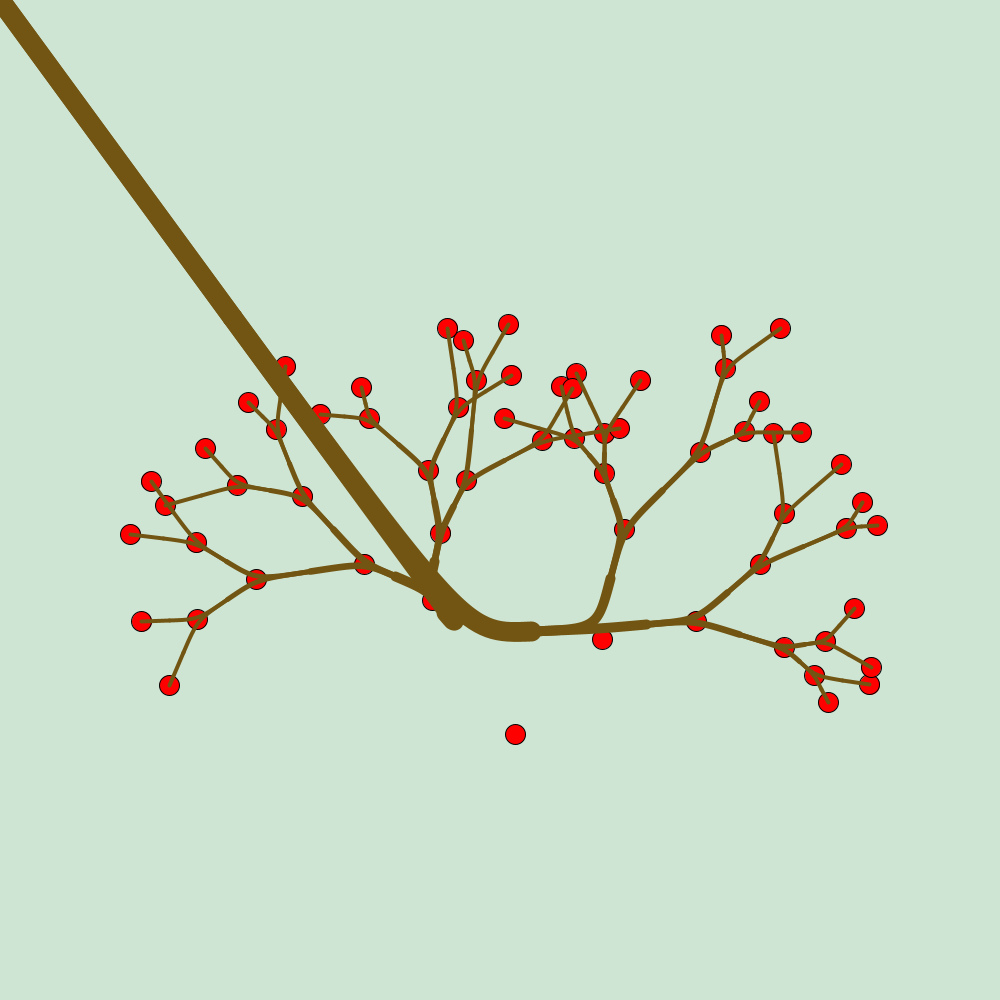
Frame 1 (no input)
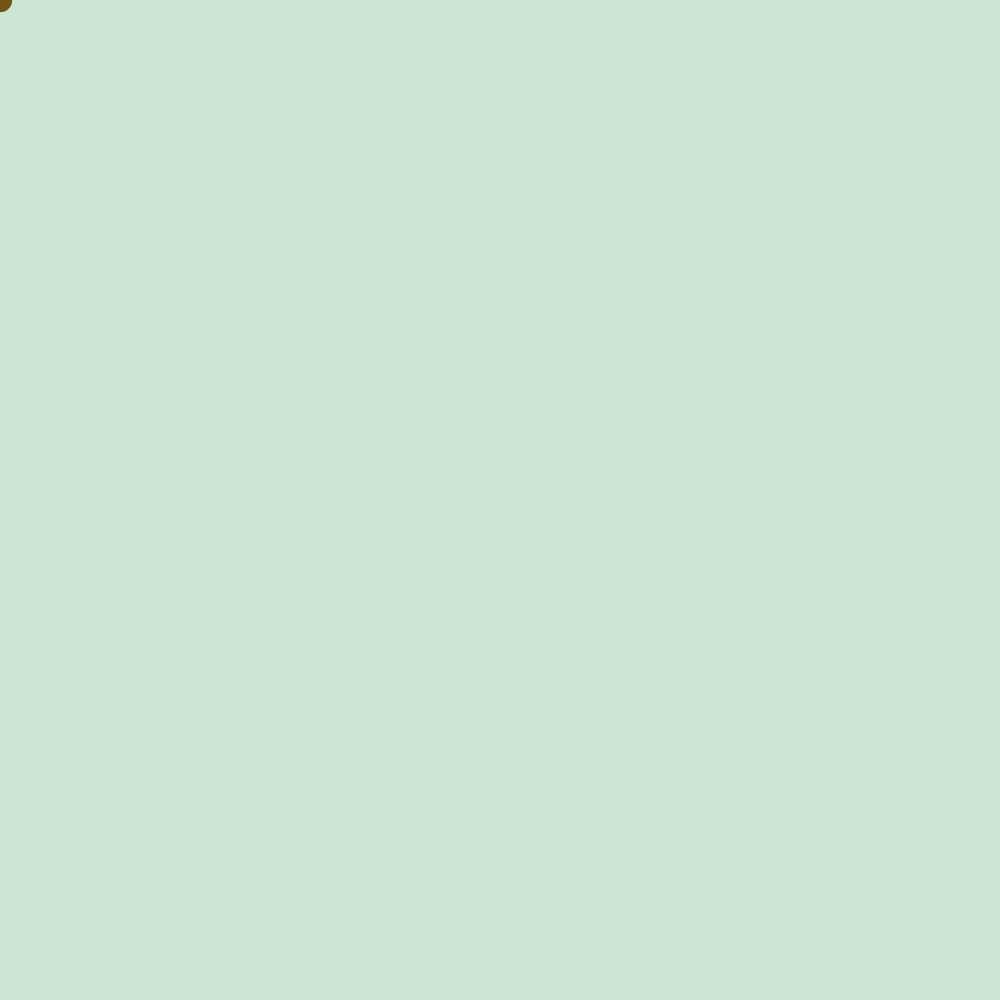
Frame 60 (the mouse pressed at the canvas centre just before this capture)
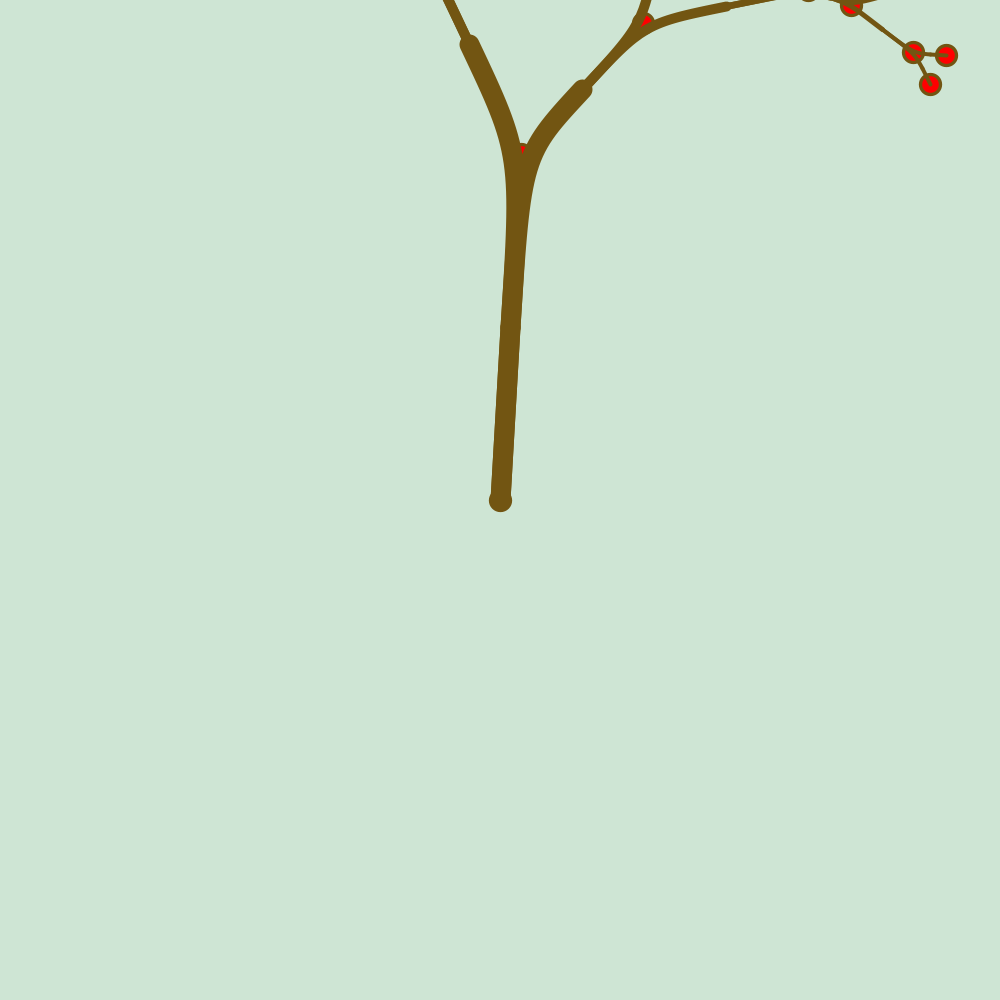
Frame 120 (the mouse held since frame 60 and released just before this capture)

The Processing sketch that drew these frames (run headless with seeded random() and noise(); from frame 60 on, the mouse is pressed at the canvas centre):

// Processing sketch: Flexible_Tree
// ── Flexible_Tree.pde
float baseLen = 350;
float branchAngle = 0.5;
float lenRand = 0.5;
float angleRand = 0.2;
float vPow = 0.1;
float vDump = 0.5;
int maxGen = 6;
float baseSWeight = 20;
ArrayList<Node> nodes = new ArrayList<Node>();
ArrayList<Spring> springs = new ArrayList<Spring>();
Node sNode;

void setup(){
  colorMode(HSB, 360, 100, 100);
  size(1000, 1000);
  init();
}

void draw(){
  background(135, 10, 90);
  noFill();
  sNode.pos = new PVector(mouseX, mouseY);
  for(Node node : nodes){
    node.show();
  }
  for(Spring spring : springs){
    spring.update();
  }
  for(Spring spring : springs){
    spring.show();
  }
}

void init(){
  nodes = new ArrayList<Node>();
  springs = new ArrayList<Spring>();
  sNode = new Node(width/2, height);
  nodes.add(sNode);
  treeGen(sNode, HALF_PI, 0);
}

void mousePressed(){
  init();
}

void treeGen(Node node, float angle, int gen){
  if(gen < maxGen){
    int showType = 1;
    if(gen == 0){
      showType = 0;
    }
    if(gen == maxGen - 2){
      showType = 2;
    }
    float newAngle = angle += random(-angleRand, angleRand);
    float len = baseLen/(gen+1)*random(1-lenRand, 1+lenRand);
    PVector newPos = PVector.add(node.pos, PVector.fromAngle(angle).mult(-len));
    float sWeight = baseSWeight/(gen+1);
    Node endNode = new Node(newPos.x, newPos.y);
    nodes.add(endNode);
    Spring spring = new Spring(node, endNode, sWeight, showType);
    springs.add(spring);
    treeGen(endNode, newAngle+branchAngle, gen+1);
    treeGen(endNode, newAngle-branchAngle, gen+1);
  }
}

// ── Node.pde
class Node{
  PVector pos;
  ArrayList<Node> children = new ArrayList<Node>();
  
  Node(float x, float y){
    this.pos = new PVector(x, y);
  }
  
  void show(){
    noFill();
    fill(0, 100, 100);
    ellipse(pos.x, pos.y, 20, 20);
  }
}

// ── Spring.pde
class Spring{
  Node start, end;
  PVector defDiff;
  float defLen;
  PVector vel = new PVector();//moment of force
  int showType = 1;
  float sWeight;
  
  Spring(Node start, Node end, float sWeight, int showType){
    this.start = start;
    this.end = end;
    start.children.add(end);
    defDiff = PVector.sub(end.pos, start.pos);
    defLen = PVector.dist(start.pos, end.pos);
    this.showType = showType;
    this.sWeight = sWeight;
  }
  
  void update(){
    PVector diff = PVector.sub(end.pos, start.pos);
    PVector dd = PVector.sub(defDiff, diff);
    vel.add(dd.mult(vPow));
    diff.add(vel);
    end.pos = PVector.add(start.pos, diff);
    vel.mult(vDump);
  }
  
  void show(){
    stroke(41.7, 83.9, 45.0);
    strokeWeight(sWeight);
    noFill();
    //line(start.pos.x, start.pos.y, end.pos.x, end.pos.y);
    for(Node child : end.children){
      PVector smid = PVector.add(start.pos, end.pos).div(2);
      PVector emid = PVector.add(end.pos, child.pos).div(2);
      bezier(smid.x, smid.y, end.pos.x, end.pos.y, end.pos.x, end.pos.y, emid.x, emid.y);
      switch(showType){
        case 0:
          line(start.pos.x, start.pos.y, smid.x, smid.y);
          break;
        case 2:
          line(emid.x, emid.y, child.pos.x, child.pos.y);
          break;
      }
    }
  }
}
